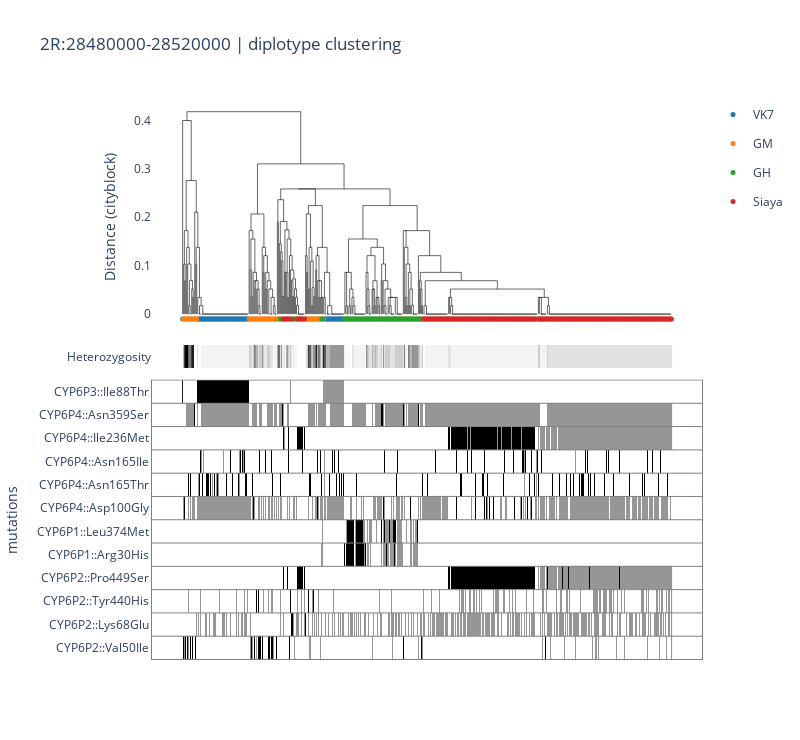

Here is the notebook cell this chart was saved with:
### Code cell
plot_diplotype_clustering(vcf_path=vcf_path, 
                          vcf_annot_path=vcf_annot_path,
                          region=region, 
                          df_samples=df_samples, 
                          distance_metric=distance_metric, 
                          leaf_color=leaf_color,
                          non_synonymous=True, 
                          snp_filter_min_maf=0.05
                          )

### Figure 1 — Plotly figure (JSON) as saved in the notebook; plotly's stock layout.template omitted (floating-point values rounded to 4 significant figures; data arrays with more than 128 entries replaced by an {"elided": "..."} marker saying what was removed)
{"data": [{"hovertemplate": "x=%{x}<br>y=%{y}<extra></extra>", "legendgroup": "", "line": {"color": "black", "dash": "solid", "width": 0.6}, "marker": {"size": 5, "symbol": "circle"}, "mode": "lines", "name": "", "orientation": "v", "showlegend": false, "type": "scatter", "x": {"elided": "2425 float values"}, "xaxis": "x", "y": {"elided": "2425 float values"}, "yaxis": "y"}, {"customdata": {"elided": "78x3 str values"}, "hovertemplate": "<b>%{hovertext}</b><br><br>location=%{customdata[0]}<br>x=%{x}<br>y=%{y}<br>taxon=%{customdata[1]}<br>sample_id=%{customdata[2]}<extra></extra>", "hovertext": ["VK7_alive_31", "VK7_dead_10", "VK7_dead_41", "VK7_dead_08", "VK7_dead_20", "VK7_alive_47", "VK7_alive_45", "VK7_alive_44", "VK7_alive_43", "VK7_dead_42", "VK7_dead_39", "VK7_dead_38", "VK7_alive_42", "VK7_alive_41", "VK7_alive_38", "VK7_dead_37", "VK7_dead_36", "VK7_dead_35", "VK7_dead_34", "VK7_dead_33", "VK7_alive_36", "VK7_alive_35", "VK7_alive_34", "VK7_alive_32", "VK7_dead_32", "VK7_dead_30", "VK7_dead_29", "VK7_alive_30", "VK7_dead_27", "VK7_dead_26", "VK7_dead_24", "VK7_dead_23", "VK7_alive_20", "VK7_alive_19", "VK7_dead_22", "VK7_dead_18", "VK7_alive_18", "VK7_alive_16", "VK7_alive_14", "VK7_dead_17", "VK7_dead_14", "VK7_alive_12", "VK7_alive_10", "VK7_alive_08", "VK7_alive_07", "VK7_dead_12", "VK7_dead_06", "VK7_dead_05", "VK7_dead_04", "VK7_dead_03", "VK7_dead_01", "VK7_dead_02", "VK7_dead_04_dil", "VK7_dead_16_dil", "VK7_dead_25", "VK7_alive_28", "VK7_dead_31", "VK7_alive_46", "VK7_dead_40", "VK7_alive_26", "VK7_alive_15", "VK7_alive_24", "VK7_alive_40", "VK7_alive_37", "VK7_dead_28", "VK7_alive_25", "VK7_alive_22", "VK7_dead_21", "VK7_dead_19", "VK7_dead_16", "VK7_dead_15", "VK7_dead_11", "VK7_dead_09", "VK7_dead_07", "VK7_alive_04", "VK7_alive_06", "VK7_dead_22_dil", "VK7_dead_13"], "legendgroup": "VK7", "line": {"color": "black", "width": 0.6}, "marker": {"color": "#1F77B4", "size": 5, "symbol": "circle"}, "mode": "markers", "name": "VK7", "orientation": "v", "showlegend": true, "type": "scatter", "x": [0, 15, 16, 17, 18, 19, 20, 21, 22, 23, 24, 25, 26, 27, 28, 29, 30, 31, 32, 33, 34, 35, 36, 37, 38, 39, 40, 41, 42, 43, 44, 45, 46, 47, 48, 49, 50, 51, 52, 53, 54, 55, 56, 57, 58, 59, 60, 61, 62, 63, 64, 65, 101, 107, 124, 129, 141, 142, 143, 144, 145, 146, 147, 148, 149, 150, 151, 152, 153, 154, 155, 156, 157, 158, 159, 160, 350, 352], "xaxis": "x", "y": [-0.01, -0.01, -0.01, -0.01, -0.01, -0.01, -0.01, -0.01, -0.01, -0.01, -0.01, -0.01, -0.01, -0.01, -0.01, -0.01, -0.01, -0.01, -0.01, -0.01, -0.01, -0.01, -0.01, -0.01, -0.01, -0.01, -0.01, -0.01, -0.01, -0.01, -0.01, -0.01, -0.01, -0.01, -0.01, -0.01, -0.01, -0.01, -0.01, -0.01, -0.01, -0.01, -0.01, -0.01, -0.01, -0.01, -0.01, -0.01, -0.01, -0.01, -0.01, -0.01, -0.01, -0.01, -0.01, -0.01, -0.01, -0.01, -0.01, -0.01, -0.01, -0.01, -0.01, -0.01, -0.01, -0.01, -0.01, -0.01, -0.01, -0.01, -0.01, -0.01, -0.01, -0.01, -0.01, -0.01, -0.01, -0.01], "yaxis": "y"}, {"customdata": {"elided": "74x3 str values"}, "hovertemplate": "<b>%{hovertext}</b><br><br>location=%{customdata[0]}<br>x=%{x}<br>y=%{y}<br>taxon=%{customdata[1]}<br>sample_id=%{customdata[2]}<extra></extra>", "hovertext": ["GM_68", "GM_66", "GM_67", "GM_58", "GM_55", "GM_64", "GM_22", "GM_89", "GM_53", "GM_30", "GM_81", "GM_82", "GM_36", "GM_52", "GM_91", "GM_85", "GM_12", "GM_51", "GM_44", "GM_13", "GM_47", "GM_59", "GM_20", "GM_19", "GM_50", "GM_32", "GM_45", "GM_92", "GM_38", "GM_56", "GM_75", "GM_78", "GM_46", "GM_05", "GM_88", "GM_69", "GM_04", "GM_26", "GM_16", "GM_40", "GM_35", "GM_37", "GM_33", "GM_95", "GM_21", "GM_25", "GM_71", "GM_11", "GM_29", "GM_18", "GM_17", "GM_02", "GM_28", "GM_57", "GM_63", "GM_60", "GM_76", "GM_01", "GM_54", "GM_09", "GM_62", "GM_34", "GM_14", "GM_23", "GM_03", "GM_31", "GM_39", "GM_70", "GM_10", "GM_27", "GM_80", "GM_73", "GM_86", "GM_79"], "legendgroup": "GM", "line": {"color": "black", "width": 0.6}, "marker": {"color": "#FF7F0E", "size": 5, "symbol": "circle"}, "mode": "markers", "name": "GM", "orientation": "v", "showlegend": true, "type": "scatter", "x": [1, 2, 3, 4, 5, 6, 7, 8, 9, 10, 11, 12, 13, 14, 66, 67, 68, 69, 70, 71, 72, 73, 74, 75, 76, 77, 78, 79, 80, 81, 82, 83, 84, 85, 86, 87, 88, 89, 90, 91, 92, 93, 94, 95, 96, 98, 99, 106, 111, 112, 120, 122, 123, 125, 126, 127, 128, 130, 131, 132, 133, 134, 135, 136, 137, 140, 170, 198, 219, 220, 234, 238, 351, 360], "xaxis": "x", "y": [-0.01, -0.01, -0.01, -0.01, -0.01, -0.01, -0.01, -0.01, -0.01, -0.01, -0.01, -0.01, -0.01, -0.01, -0.01, -0.01, -0.01, -0.01, -0.01, -0.01, -0.01, -0.01, -0.01, -0.01, -0.01, -0.01, -0.01, -0.01, -0.01, -0.01, -0.01, -0.01, -0.01, -0.01, -0.01, -0.01, -0.01, -0.01, -0.01, -0.01, -0.01, -0.01, -0.01, -0.01, -0.01, -0.01, -0.01, -0.01, -0.01, -0.01, -0.01, -0.01, -0.01, -0.01, -0.01, -0.01, -0.01, -0.01, -0.01, -0.01, -0.01, -0.01, -0.01, -0.01, -0.01, -0.01, -0.01, -0.01, -0.01, -0.01, -0.01, -0.01, -0.01, -0.01], "yaxis": "y"}, {"customdata": {"elided": "79x3 str values"}, "hovertemplate": "<b>%{hovertext}</b><br><br>location=%{customdata[0]}<br>x=%{x}<br>y=%{y}<br>taxon=%{customdata[1]}<br>sample_id=%{customdata[2]}<extra></extra>", "hovertext": ["GH_53", "GH_20", "GH_62", "GH_37", "GH_85", "GH_86", "GH_04", "GH_12", "GH_11", "GH_71", "GH_29", "GH_55", "GH_81", "GH_74", "GH_17", "GH_95", "GH_88", "GH_83", "GH_78", "GH_68", "GH_63", "GH_51", "GH_47", "GH_44", "GH_19", "GH_28", "GH_16", "GH_46", "GH_69", "GH_87", "GH_32", "GH_58", "GH_59", "GH_38", "GH_41", "GH_43", "GH_82", "GH_35", "GH_01", "GH_50", "GH_57", "GH_70", "GH_77", "GH_42", "GH_93", "GH_05", "GH_75", "GH_91", "GH_22", "GH_66", "GH_49", "GH_30", "GH_13", "GH_15", "GH_26", "GH_79", "GH_76", "GH_67", "GH_40_low_vol", "GH_39", "GH_27", "GH_33", "GH_56", "GH_10", "GH_25", "GH_52", "GH_02", "GH_45", "GH_64", "GH_65_low_vol", "GH_61", "GH_54", "GH_34", "GH_06", "GH_14", "GH_80_low_vol", "GH_73", "GH_21", "GH_18"], "legendgroup": "GH", "line": {"color": "black", "width": 0.6}, "marker": {"color": "#2CA02C", "size": 5, "symbol": "circle"}, "mode": "markers", "name": "GH", "orientation": "v", "showlegend": true, "type": "scatter", "x": [97, 109, 110, 113, 138, 139, 161, 162, 163, 164, 165, 166, 167, 168, 169, 171, 172, 173, 174, 175, 176, 177, 178, 179, 180, 181, 182, 183, 184, 185, 186, 187, 188, 189, 190, 191, 192, 193, 194, 195, 196, 197, 199, 200, 201, 202, 203, 204, 205, 206, 207, 208, 209, 210, 211, 212, 213, 214, 215, 216, 217, 218, 221, 222, 223, 224, 225, 226, 227, 228, 229, 230, 231, 232, 233, 235, 236, 237, 266], "xaxis": "x", "y": [-0.01, -0.01, -0.01, -0.01, -0.01, -0.01, -0.01, -0.01, -0.01, -0.01, -0.01, -0.01, -0.01, -0.01, -0.01, -0.01, -0.01, -0.01, -0.01, -0.01, -0.01, -0.01, -0.01, -0.01, -0.01, -0.01, -0.01, -0.01, -0.01, -0.01, -0.01, -0.01, -0.01, -0.01, -0.01, -0.01, -0.01, -0.01, -0.01, -0.01, -0.01, -0.01, -0.01, -0.01, -0.01, -0.01, -0.01, -0.01, -0.01, -0.01, -0.01, -0.01, -0.01, -0.01, -0.01, -0.01, -0.01, -0.01, -0.01, -0.01, -0.01, -0.01, -0.01, -0.01, -0.01, -0.01, -0.01, -0.01, -0.01, -0.01, -0.01, -0.01, -0.01, -0.01, -0.01, -0.01, -0.01, -0.01, -0.01], "yaxis": "y"}, {"customdata": {"elided": "255x3 str values"}, "hovertemplate": "<b>%{hovertext}</b><br><br>location=%{customdata[0]}<br>x=%{x}<br>y=%{y}<br>taxon=%{customdata[1]}<br>sample_id=%{customdata[2]}<extra></extra>", "hovertext": {"elided": "255 str values"}, "legendgroup": "Siaya", "line": {"color": "black", "width": 0.6}, "marker": {"color": "#D62728", "size": 5, "symbol": "circle"}, "mode": "markers", "name": "Siaya", "orientation": "v", "showlegend": true, "type": "scatter", "x": {"elided": "255 int values"}, "xaxis": "x", "y": {"elided": "255 float values"}, "yaxis": "y"}, {"colorscale": [[0, "rgb(255,255,255)"], [0.125, "rgb(240,240,240)"], [0.25, "rgb(217,217,217)"], [0.375, "rgb(189,189,189)"], [0.5, "rgb(150,150,150)"], [0.625, "rgb(115,115,115)"], [0.75, "rgb(82,82,82)"], [0.875, "rgb(37,37,37)"], [1, "rgb(0,0,0)"]], "showlegend": false, "showscale": false, "type": "heatmap", "xaxis": "x2", "y": ["Heterozygosity"], "yaxis": "y2", "z": {"elided": "1x486 float values"}}, {"colorscale": [[0, "rgb(255,255,255)"], [0.125, "rgb(240,240,240)"], [0.25, "rgb(217,217,217)"], [0.375, "rgb(189,189,189)"], [0.5, "rgb(150,150,150)"], [0.625, "rgb(115,115,115)"], [0.75, "rgb(82,82,82)"], [0.875, "rgb(37,37,37)"], [1, "rgb(0,0,0)"]], "showlegend": false, "showscale": false, "type": "heatmap", "xaxis": "x3", "y": ["CYP6P2::Val50Ile", "CYP6P2::Lys68Glu", "CYP6P2::Tyr440His", "CYP6P2::Pro449Ser", "CYP6P1::Arg30His", "CYP6P1::Leu374Met", "CYP6P4::Asp100Gly", "CYP6P4::Asn165Thr", "CYP6P4::Asn165Ile", "CYP6P4::Ile236Met", "CYP6P4::Asn359Ser", "CYP6P3::Ile88Thr"], "yaxis": "y3", "z": {"elided": "12x486 int values"}}], "layout": {"height": 740, "hovermode": "closest", "plot_bgcolor": "white", "shapes": [{"line": {"color": "grey", "width": 1}, "type": "line", "x0": 0, "x1": 1, "xref": "x3 domain", "y0": -0.5, "y1": -0.5, "yref": "y3"}, {"line": {"color": "grey", "width": 1}, "type": "line", "x0": 0, "x1": 1, "xref": "x3 domain", "y0": 0.5, "y1": 0.5, "yref": "y3"}, {"line": {"color": "grey", "width": 1}, "type": "line", "x0": 0, "x1": 1, "xref": "x3 domain", "y0": 1.5, "y1": 1.5, "yref": "y3"}, {"line": {"color": "grey", "width": 1}, "type": "line", "x0": 0, "x1": 1, "xref": "x3 domain", "y0": 2.5, "y1": 2.5, "yref": "y3"}, {"line": {"color": "grey", "width": 1}, "type": "line", "x0": 0, "x1": 1, "xref": "x3 domain", "y0": 3.5, "y1": 3.5, "yref": "y3"}, {"line": {"color": "grey", "width": 1}, "type": "line", "x0": 0, "x1": 1, "xref": "x3 domain", "y0": 4.5, "y1": 4.5, "yref": "y3"}, {"line": {"color": "grey", "width": 1}, "type": "line", "x0": 0, "x1": 1, "xref": "x3 domain", "y0": 5.5, "y1": 5.5, "yref": "y3"}, {"line": {"color": "grey", "width": 1}, "type": "line", "x0": 0, "x1": 1, "xref": "x3 domain", "y0": 6.5, "y1": 6.5, "yref": "y3"}, {"line": {"color": "grey", "width": 1}, "type": "line", "x0": 0, "x1": 1, "xref": "x3 domain", "y0": 7.5, "y1": 7.5, "yref": "y3"}, {"line": {"color": "grey", "width": 1}, "type": "line", "x0": 0, "x1": 1, "xref": "x3 domain", "y0": 8.5, "y1": 8.5, "yref": "y3"}, {"line": {"color": "grey", "width": 1}, "type": "line", "x0": 0, "x1": 1, "xref": "x3 domain", "y0": 9.5, "y1": 9.5, "yref": "y3"}, {"line": {"color": "grey", "width": 1}, "type": "line", "x0": 0, "x1": 1, "xref": "x3 domain", "y0": 10.5, "y1": 10.5, "yref": "y3"}, {"line": {"color": "grey", "width": 1}, "type": "line", "x0": 0, "x1": 1, "xref": "x3 domain", "y0": 11.5, "y1": 11.5, "yref": "y3"}], "title": {"text": "2R:28480000-28520000 | diplotype clustering"}, "width": 800, "xaxis": {"anchor": "y", "domain": [0, 1], "matches": "x3", "range": [0, 486], "showticklabels": false, "visible": false}, "xaxis2": {"anchor": "y2", "domain": [0, 1], "matches": "x3", "showticklabels": false, "visible": false}, "xaxis3": {"anchor": "y3", "domain": [0, 1], "linecolor": "grey", "linewidth": 1, "mirror": true, "showline": true, "visible": false}, "yaxis": {"anchor": "x", "domain": [0.5826, 1], "title": {"text": "Distance (cityblock)"}}, "yaxis2": {"anchor": "x2", "domain": [0.5209, 0.5626]}, "yaxis3": {"anchor": "x3", "domain": [0, 0.5009], "linecolor": "grey", "linewidth": 1, "mirror": true, "showline": true, "title": {"text": "mutations"}}}}
